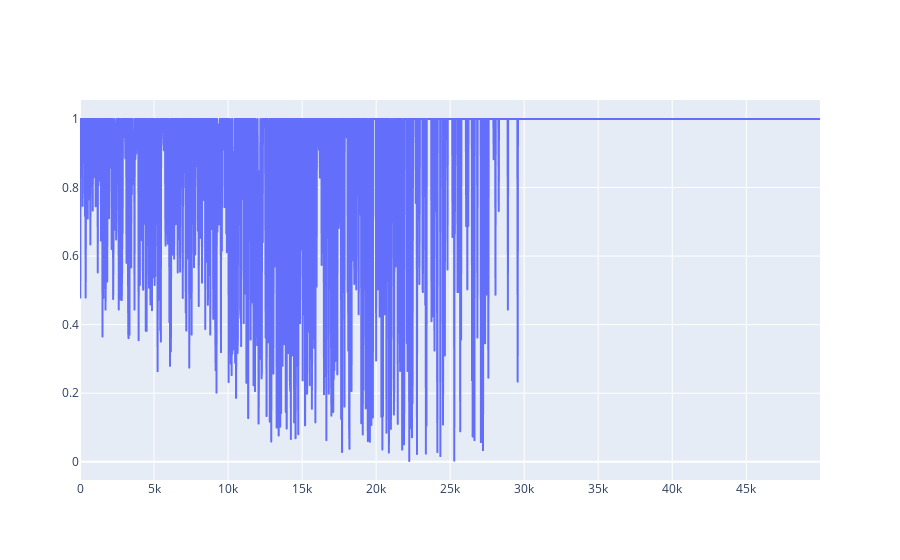

Notebook code for this chart:
### Markdown cell above
# MALA acceptance

### Code cell
df = df_data
probs = np.array(df.iloc[13]["mala_acceptance_probs"])
print(np.mean(probs[:, 1]))
fig = go.Figure()
fig.add_trace(
    px.line(
        x=probs[:, 0], 
        y=probs[:, 1]
    ).data[0]
)

### Figure 1 — Plotly figure (JSON) as saved in the notebook; plotly's stock layout.template omitted (floating-point values rounded to 4 significant figures; data arrays with more than 128 entries replaced by an {"elided": "..."} marker saying what was removed)
{"data": [{"hovertemplate": "x=%{x}<br>y=%{y}<extra></extra>", "legendgroup": "", "line": {"color": "#636efa", "dash": "solid"}, "marker": {"symbol": "circle"}, "mode": "lines", "name": "", "showlegend": false, "type": "scattergl", "x": {"elided": "2500 int values"}, "xaxis": "x", "y": {"elided": "2500 float values"}, "yaxis": "y"}], "layout": {}}
